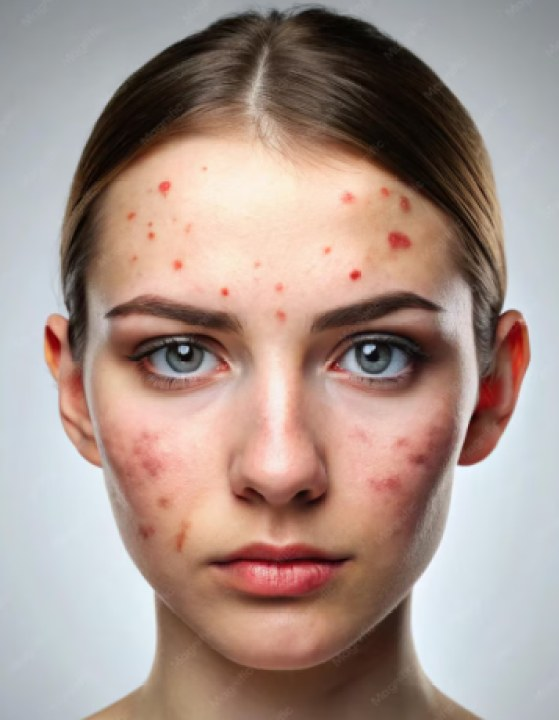
#> input picture frontend/src/demo/assets/sample.jpg, 559 x 720 px
$ python face_detector.py
#> lines starting #> are read from the running program, lines starting #| are printed output that depends on the picture
### src/preprocessing/imaging.py
# SPDX-License-Identifier: AGPL-3.0-or-later
# Copyright (C) 2026 Sudem Kırmız
from __future__ import annotations

import warnings
from io import BytesIO
from pathlib import Path

import cv2
import numpy as np
from PIL import Image, UnidentifiedImageError


def read_image(image_path: str | Path) -> np.ndarray:
    """cv2.imread fails silently on non-ASCII Windows paths; decode from bytes instead."""
#> called with image_path = 'inputs/sample.jpg'
    image_path = Path(image_path)
    try:
        buffer = np.fromfile(str(image_path), dtype=np.uint8)
    except OSError as error:
        raise FileNotFoundError(f"Image could not be read: {image_path}") from error
    image = cv2.imdecode(buffer, cv2.IMREAD_COLOR) if buffer.size else None
#> image is the input picture: shape (720, 559, 3); mean B, G, R 139.7, 147.9, 168.6
    if image is None:
        raise FileNotFoundError(f"Image could not be read: {image_path}")
    return image


def write_image(image: np.ndarray, output_path: str | Path, quality: int = 92) -> Path:
    output_path = Path(output_path)
    output_path.parent.mkdir(parents=True, exist_ok=True)
    extension = output_path.suffix.lower() or ".jpg"
    params = [cv2.IMWRITE_JPEG_QUALITY, quality] if extension in {".jpg", ".jpeg"} else []
    ok, encoded = cv2.imencode(extension, image, params)
    if not ok:
        raise RuntimeError(f"Image could not be saved: {output_path}")
    encoded.tofile(str(output_path))
    return output_path


# [16 lines left out: function validate_image_bytes, not called in this run]

### src/detection/face_detector.py
# SPDX-License-Identifier: AGPL-3.0-or-later
# Copyright (C) 2026 Sudem Kırmız
from __future__ import annotations

from dataclasses import dataclass
from pathlib import Path

import cv2
import numpy as np

from preprocessing.imaging import read_image, write_image


@dataclass(frozen=True)
class FaceDetectionResult:
    face_detected: bool
    confidence: float
    box: tuple[int, int, int, int] | None
    face_count: int = 0


class OpenCVFaceDetector:
    def __init__(self) -> None:
        cascade_dir = Path(cv2.data.haarcascades)
        self.detector = cv2.CascadeClassifier(str(cascade_dir / "haarcascade_frontalface_default.xml"))
        self.profile_detector = cv2.CascadeClassifier(str(cascade_dir / "haarcascade_profileface.xml"))

        if self.detector.empty():
            raise RuntimeError("OpenCV face cascade could not be loaded.")

    def detect(self, image: str | Path | np.ndarray) -> FaceDetectionResult:
        if not isinstance(image, np.ndarray):
            image = read_image(image)

        gray_image = cv2.cvtColor(image, cv2.COLOR_BGR2GRAY)
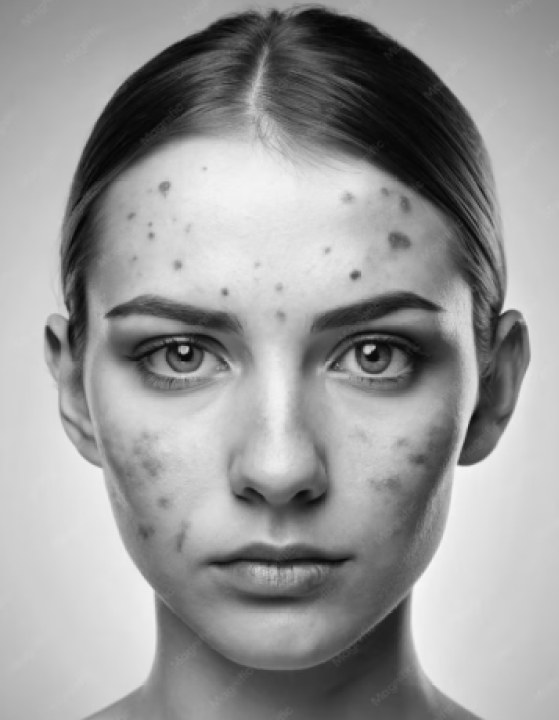
#> gray_image: shape (720, 559); min 3, max 249, mean 153.1
        min_side = max(60, int(min(gray_image.shape[:2]) * 0.08))
#> min_side = 60
        faces = self._find_faces(gray_image, (min_side, min_side))

        if len(faces) == 0:
            return FaceDetectionResult(face_detected=False, confidence=0.0, box=None, face_count=0)

        largest_face = max(faces, key=lambda face: face[2] * face[3])
        x, y, width, height = [int(value) for value in largest_face]

        return FaceDetectionResult(
            face_detected=True,
            # Haar cascades give no calibrated probability; 1.0 only means "found".
            confidence=1.0,
            box=(x, y, width, height),
            face_count=len(faces),
        )

    def _find_faces(self, gray_image: np.ndarray, min_size: tuple[int, int]) -> list:
        """Strict frontal pass first, then progressively looser passes for close-ups and angled faces."""
#> called with min_size = (60, 60)
        equalized = cv2.equalizeHist(gray_image)
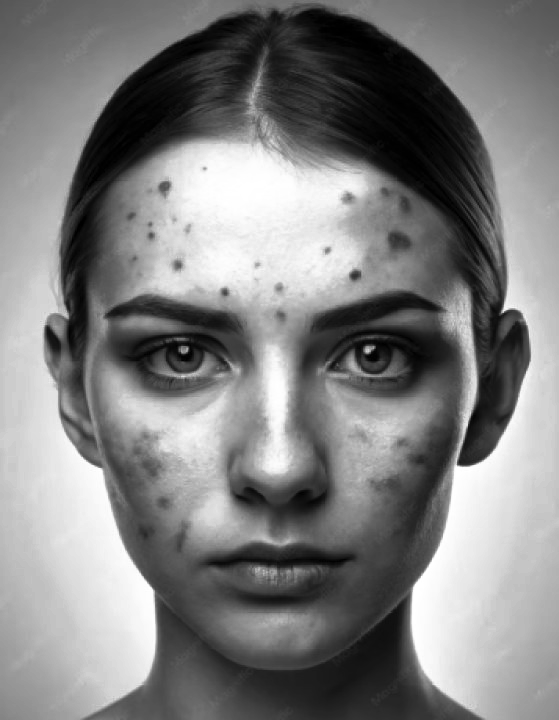
#> equalized: shape (720, 559); min 0, max 255, mean 128.2
        passes = [
            (self.detector, gray_image, 5, False),
            (self.detector, equalized, 4, False),
            (self.detector, equalized, 3, False),
            (self.profile_detector, equalized, 4, False),
            (self.profile_detector, equalized, 4, True),
        ]
        image_width = gray_image.shape[1]
#> image_width = 559
        for cascade, source, min_neighbors, mirrored in passes:
            if cascade.empty():
                continue
            target = cv2.flip(source, 1) if mirrored else source
            faces = cascade.detectMultiScale(target, scaleFactor=1.1, minNeighbors=min_neighbors, minSize=min_size)
            if len(faces):
                if mirrored:
                    faces = [(image_width - x - w, y, w, h) for x, y, w, h in faces]
                return list(faces)
#> this loop made 1 pass
#> (min_neighbors, mirrored, faces) on pass 1: (5, False, [[51, 181, 452, 452]])
#> in detect, `faces = self._find_faces(gray_image, (min_side, min_side))`: faces = [[51, 181, 452, 452]]
#> in detect, `largest_face = max(faces, key=lambda face: face[2] * face[3])`: largest_face = [51, 181, 452, 452]
#> in detect, `x, y, width, height = [int(value) for value in largest_face]`: x = 51; y = 181; width = 452
#| FaceDetectionResult(face_detected=True, confidence=1.0, box=(51, 181, 452, 452), face_count=1)
        return []

    def crop_face(
        self,
        image_path: str | Path,
        output_path: str | Path,
        padding_ratio: float = 0.15,
        detection: FaceDetectionResult | None = None,
    ) -> Path:
#> called with image_path = 'inputs/sample.jpg', output_path = 'outputs/face_crop.jpg', padding_ratio = 0.15
        image = read_image(image_path)
        if detection is None:
            detection = self.detect(image)
        if not detection.face_detected or detection.box is None:
            raise ValueError("No face was detected, so a crop cannot be created.")

        x, y, width, height = detection.box
        image_height, image_width = image.shape[:2]
#> image_height = 720; image_width = 559

        padding_x = int(width * padding_ratio)
        padding_y = int(height * padding_ratio)

        left = max(0, x - padding_x)
        top = max(0, y - padding_y)
        right = min(image_width, x + width + padding_x)
#> right = 559
        bottom = min(image_height, y + height + padding_y)
#> bottom = 700

        return write_image(image[top:bottom, left:right], output_path, quality=95)


if __name__ == "__main__":
    detector = OpenCVFaceDetector()
    detection_result = detector.detect("inputs/sample.jpg")
    print(detection_result)

    if detection_result.face_detected:
        crop_path = detector.crop_face("inputs/sample.jpg", "outputs/face_crop.jpg", detection=detection_result)
        print(f"Face crop saved: {crop_path}")
#| Face crop saved: outputs/face_crop.jpg
